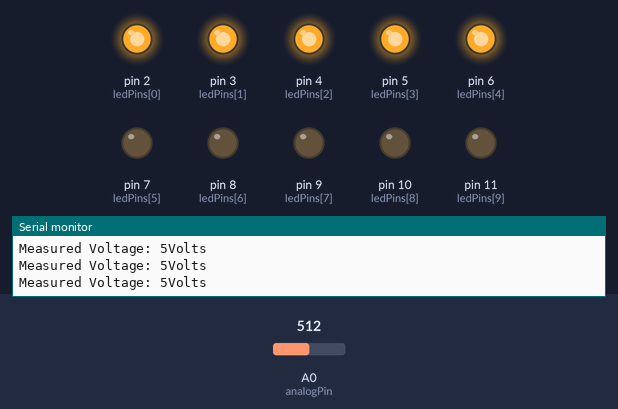
A sketch run on a simulated Arduino Uno, built with avr-gcc and run on an emulated ATmega328P. Parts: output pins drawn as LEDs (lit = HIGH), the last lines printed to the serial monitor. Inputs (shaded band) come from the test bench; at power-on: A0 (analogPin) = 512.

Above: at 1.2 s.
1.3 s: A0 (analogPin) set to 601
4.3 s: A0 (analogPin) set to 632
At 5.5 s:
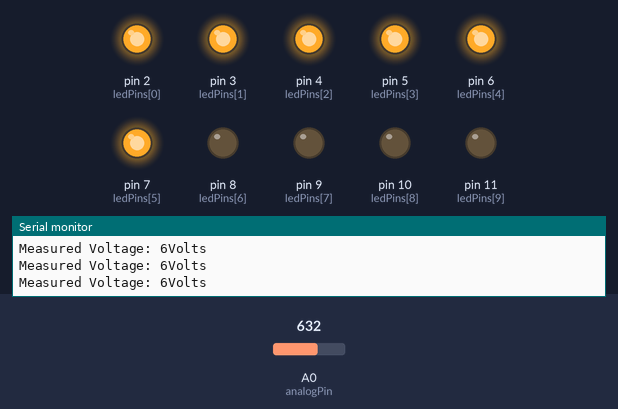
5.8 s: A0 (analogPin) set to 511
At 6.4 s:
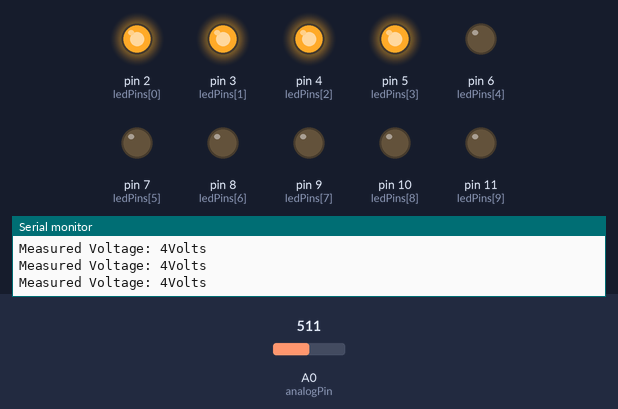
7.3 s: A0 (analogPin) set to 428
8.8 s: A0 (analogPin) set to 394
At 9.9 s:
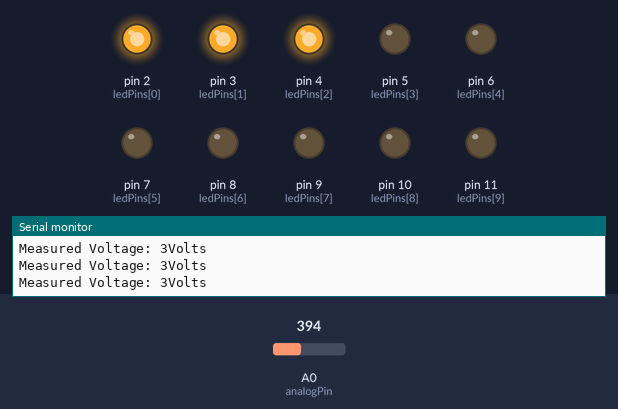
10.3 s: A0 (analogPin) set to 716
At 11.6 s:
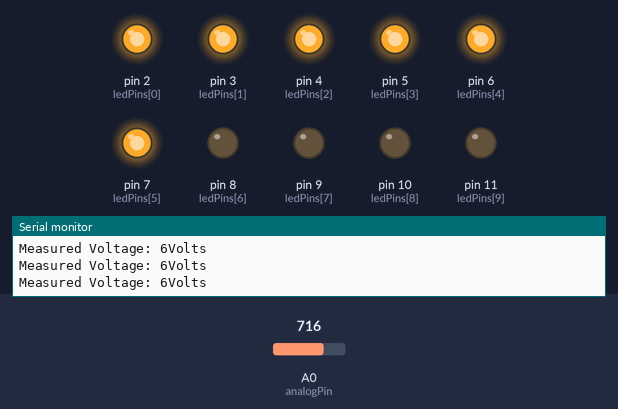
Timing chart, 0 to 13.3 s (numbered marks = the images above; inputs shaded):
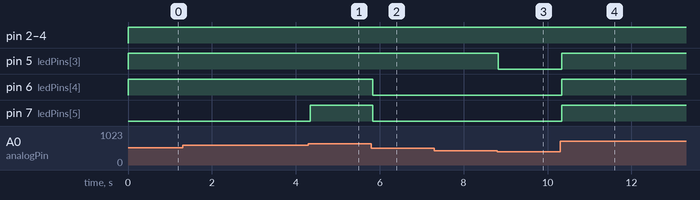

Measured:
- the behaviour switches between 613 and 614 on A0 (analogPin) (found by bisection; images 0 and 1)
- the behaviour switches between 410 and 409 on A0 (analogPin) (found by bisection; images 2 and 3)
- after the input at 4.3 s, pin 7 (ledPins[5]): LOW → HIGH at once
- after the input at 5.8 s, pin 6 (ledPins[4]), pin 7 (ledPins[5]): HIGH → LOW at once
- after the input at 8.8 s, pin 5 (ledPins[3]): HIGH → LOW at once
- after the input at 10.3 s, pin 5 (ledPins[3]), pin 6 (ledPins[4]), pin 7 (ledPins[5]): LOW → HIGH at once

The sketch:

15_Bargraph.ino
```cpp
// these constants won't change:
const int analogPin = A0;   // the pin that the potentiometer is attached to
const int ledCount = 10;    // the number of LEDs in the bar graph

int ledPins[] = {
  2, 3, 4, 5, 6, 7, 8, 9, 10, 11
};   // an array of pin numbers to which LEDs are attached


void setup() {
  Serial.begin(9600);
  // loop over the pin array and set them all to output:
  for (int thisLed = 0; thisLed < ledCount; thisLed++) {
    pinMode(ledPins[thisLed], OUTPUT);
  }
}

void loop() {
  // read the potentiometer:
  int sensorReading = analogRead(analogPin);
  // map the result to a range from 0 to the number of LEDs:
  int ledLevel = map(sensorReading, 0, 1023, 0, ledCount);
  int voltage = map(sensorReading,0,1023,0,5);
  Serial.print("Measured Voltage: ");
  Serial.print(ledLevel);
  Serial.println("Volts");

  // loop over the LED array:
  for (int thisLed = 0; thisLed < ledCount; thisLed++) {
    // if the array element's index is less than ledLevel,
    // turn the pin for this element on:
    if (thisLed < ledLevel) {
      digitalWrite(ledPins[thisLed], HIGH);
    }
    // turn off all pins higher than the ledLevel:
    else {
      digitalWrite(ledPins[thisLed], LOW);
    }
  }
}
```
